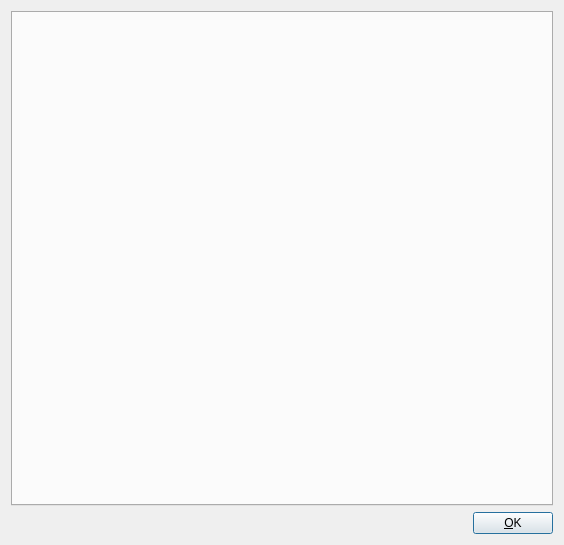
<?xml version="1.0" encoding="UTF-8"?>
<ui version="4.0">
 <class>StatisticsDlg</class>
 <widget class="QWidget" name="StatisticsDlg">
  <property name="geometry">
   <rect>
    <x>0</x>
    <y>0</y>
    <width>564</width>
    <height>545</height>
   </rect>
  </property>
  <property name="windowTitle">
   <string>Statistics</string>
  </property>
  <layout class="QVBoxLayout" name="verticalLayout_2">
   <item>
    <layout class="QVBoxLayout" name="verticalLayout">
     <item>
      <widget class="QTabWidget" name="tab_widget">
       <property name="currentIndex">
        <number>-1</number>
       </property>
      </widget>
     </item>
     <item>
      <layout class="QHBoxLayout" name="horizontalLayout">
       <item>
        <spacer name="horizontalSpacer_2">
         <property name="orientation">
          <enum>Qt::Horizontal</enum>
         </property>
         <property name="sizeHint" stdset="0">
          <size>
           <width>40</width>
           <height>20</height>
          </size>
         </property>
        </spacer>
       </item>
       <item>
        <widget class="QPushButton" name="ok_button">
         <property name="text">
          <string>&amp;OK</string>
         </property>
         <property name="autoDefault">
          <bool>true</bool>
         </property>
         <property name="default">
          <bool>true</bool>
         </property>
        </widget>
       </item>
      </layout>
     </item>
    </layout>
   </item>
  </layout>
 </widget>
 <resources/>
 <connections>
  <connection>
   <sender>ok_button</sender>
   <signal>clicked()</signal>
   <receiver>StatisticsDlg</receiver>
   <slot>accept()</slot>
   <hints>
    <hint type="sourcelabel">
     <x>30</x>
     <y>137</y>
    </hint>
    <hint type="destinationlabel">
     <x>118</x>
     <y>77</y>
    </hint>
   </hints>
  </connection>
 </connections>
</ui>
